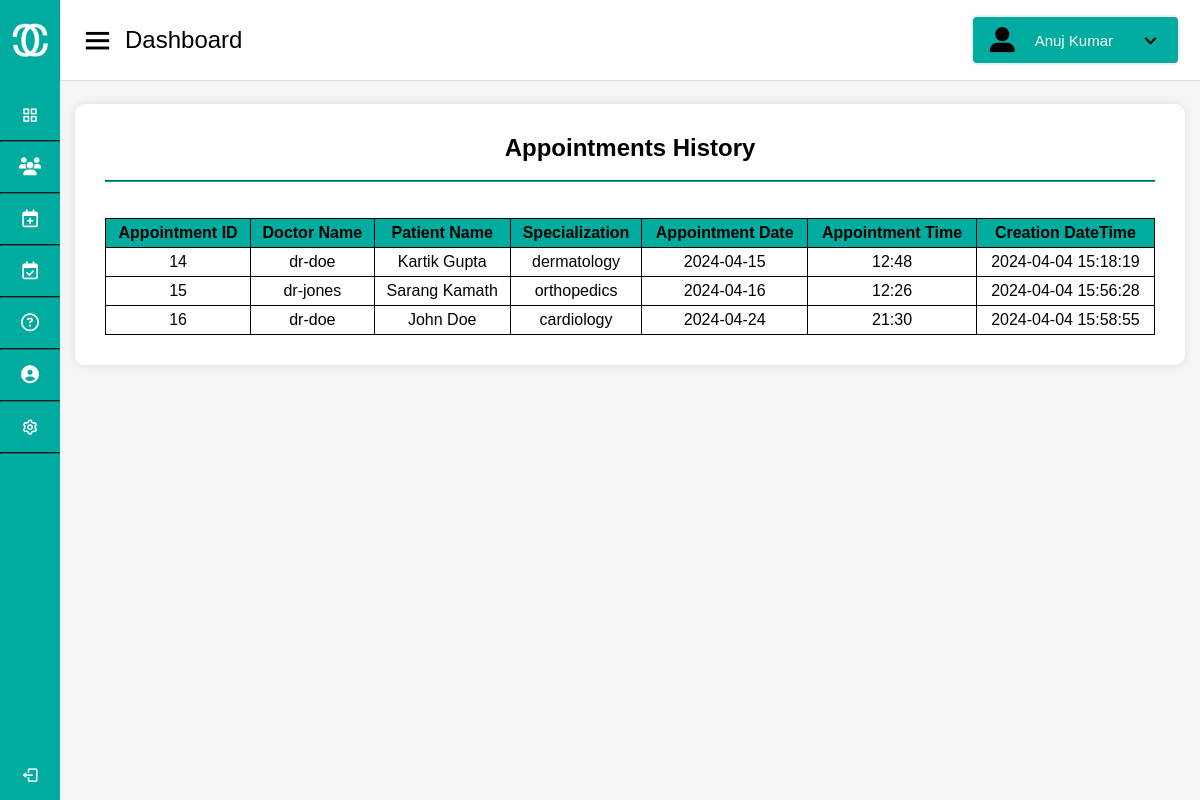
Screenshot of /Doctor/appointments-history.php with the database file from the repository.
### tables this page shows
CREATE TABLE `appointment` (
  `id` int(11) NOT NULL,
  `doctorSpecialization` varchar(255) DEFAULT NULL,
  `doctor` varchar(255) NOT NULL,
  `P_name` varchar(255) NOT NULL,
  `consultancyFees` int(11) DEFAULT NULL,
  `appointmentDate` varchar(255) DEFAULT NULL,
  `appointmentTime` varchar(255) DEFAULT NULL,
  `postingDate` timestamp NULL DEFAULT current_timestamp(),
  `updationDate` timestamp NULL DEFAULT NULL ON UPDATE current_timestamp()
);

### Doctor/appointments-history.php (the view, shortened to what this page needs)
<!DOCTYPE html>
<html lang="en" dir="ltr">
  <head>
    <link rel="stylesheet" href="style.css" />
    <link href="https://unpkg.com/boxicons@2.0.7/css/boxicons.min.css" rel="stylesheet" />
  </head>
  <body onload="onload()">
    <div class="sidebar">
      <div class="logo-details">
        <img src="logo.png" alt="logo">
        <span class="logo_name">CureConnect</span>
      </div>
      <ul class="nav-links">
        <li>
          <a href="index.html" >
            <i class="bx bx-grid-alt"></i>
            <span class="links_name">Dashboard</span>
          </a>
        </li>
        <hr>
        <li>
          <a href="search_patient.php">
            <i class="fa-solid fa-users"></i>
            <span class="links_name">Search Patients</span>
          </a>
          </li>
          <hr>
        <li>
          <a href="manage-appointment.php">
            <i class="fa-regular fa-calendar-plus"></i>
            <span class="links_name">Manage Appointments</span>
          </a>
          </li>
          <hr>
        <li>
          <a href="appointments-history.php">
            <i class="fa-regular fa-calendar-check"></i>
            <span class="links_name">Appointments History</span>
          </a>
        </li>
        <hr>
        <li>
          <a href="contact-us.html">
            <i class="fa-regular fa-circle-question"></i>
            <span class="links_name">Support</span>
          </a>
        </li>
        <hr>
        <li>
          <a href="main-update.php">
            <i class="fa-solid fa-circle-user"></i>
            <span class="links_name">Manage Profile</span>
          </a>
        </li>
        <hr>
        <li>
          <a href="settings.html">
            <i class="bx bx-cog"></i>
            <span class="links_name">Settings</span>
          </a>
        </li>
        <hr>
        <li class="log_out">
          <a href="#">
            <i class="bx bx-log-out"></i>
            <span class="links_name">Log out</span>
          </a>
        </li>
      </ul>
    </div>
    <section class="home-section">
      <nav>
        <div class="sidebar-button">
          <i class="bx bx-menu sidebarBtn"></i>
          <span class="dashboard">Dashboard</span>
        </div>
        <button class="profile-details dropbtn dropdown" onclick="toggleDropdown()">
          <i class="fa-solid fa-user-large"></i>
          <span class="admin_name">Anuj Kumar</span>
          <i class="bx bx-chevron-down"></i>
        </button>
      </nav>
      <div class="home-content">
        <div class="main">
          <div class="main-head">
            <h2>Appointments History</h2><br><hr><br><br>
          </div>
          <div class="table-container">
<table>
<tr>
    <th>Appointment ID</th>
    <th>Doctor Name</th>
    <th>Patient Name</th>
    <th>Specialization</th>
    <th>Appointment Date</th>
    <th>Appointment Time</th>
    <th>Creation DateTime</th>
  </tr>
  <?php
$servername = "localhost";
$username = "root";
$password = '';
$dbname = "hms";
$conn = new mysqli($servername, $username, $password, $dbname);
$sql = "SELECT * FROM appointment";
$result = $conn->query($sql);
if ($result->num_rows > 0) {
    while ($row = $result->fetch_assoc()) {
        echo "<tr>";
        echo "<td>" . $row['id'] . "</td>";;
        echo "<td>" . $row['doctor'] . "</td>";
        echo "<td>" . $row['P_name'] . "</td>";
        echo "<td>" . $row['doctorSpecialization'] . "</td>";
        echo "<td>" . $row['appointmentDate'] . "</td>";
        echo "<td>" . $row['appointmentTime'] . "</td>";
        echo "<td>" . $row['postingDate'] . "</td>";
        echo "</tr>";
    }
} else {
    echo "<tr><td colspan='7'>No appointments found</td></tr>";
}
?>
</table>
</div>
        </div>
      </div>
  </body>
</html>

### Doctor/style.css (style rules this page uses)
:root { --light-primary-color: white; --light-secondary-color: #6c757d; --light-main-color: #00ab9f; }
* { margin: 0; padding: 0; box-sizing: border-box; font-family: 'Poppins', sans-serif; text-decoration: none; }
.sidebar { position: fixed; height: 100%; width: 240px; background: #00ab9f; transition: all 0.5s ease; }
.light-mode .sidebar hr { border-color: #15706a; }
.sidebar .logo-details { height: 80px; display: flex; align-items: center; }
.sidebar .logo-details img { width: 40px; height: auto; margin: 10px; }
.sidebar .logo-details .logo_name { color: #fff; font-size: 24px; font-weight: 500; }
.sidebar .nav-links { margin-top: 10px; }
.sidebar .nav-links li { position: relative; list-style: none; height: 50px; }
.sidebar .nav-links li a { color: white; }
.light-mode .sidebar .nav-links li a { background-color: #00ab9f; }
.sidebar .nav-links li a { height: 100%; width: 100%; display: flex; align-items: center; }
.sidebar .nav-links li i { min-width: 60px; text-align: center; font-size: 18px; }
.sidebar .nav-links li a .links_name { font-size: 15px; font-weight: 400; white-space: nowrap; }
.sidebar .nav-links .log_out { position: absolute; bottom: 0; width: 100%; }
.light-mode .home-section { background: #f5f5f5; }
.home-section { position: relative; min-height: 100vh; width: calc(100% - 240px); left: 240px; transition: all 0.5s ease; }
.light-mode .home-section nav { background: #fff; }
.home-section nav { display: flex; justify-content: space-between; height: 80px; display: flex; align-items: center; position: fixed; width: calc(100% - 240px); left: 240px; z-index: 100; padding: 0 20px; box-shadow: 0 1px 1px rgba(0, 0, 0, 0.1); transition: all 0.5s ease; }
.home-section nav .sidebar-button { display: flex; align-items: center; font-size: 24px; font-weight: 500; }
nav .sidebar-button i { font-size: 35px; margin-right: 10px; }
.profile-details { position: relative; }
.dropbtn { cursor: pointer; }
.light-mode .home-section nav .profile-details { background: #00ab9f; border-color: #EFEEF1; }
.home-section nav .profile-details { display: flex; align-items: center; color: white; border: 2px solid; border-radius: 6px; height: 50px; min-width: 190px; padding: 0 15px 0 2px; justify-content: space-between; }
nav .profile-details .admin_name { font-size: 15px; font-weight: 500; margin: 0 10px; white-space: nowrap; padding-left: 10px; }
nav .profile-details i { padding-left: 15px; font-size: 25px; color: black; }
.home-section .home-content { position: relative; padding-top: 104px; }
@media (max-width: 1240px) { .sidebar { width: 60px; } }
@media (max-width: 1240px) { .home-section { width: calc(100% - 60px); left: 60px; } }
@media (max-width: 1240px) { .home-section nav { width: calc(100% - 60px); left: 60px; } }
.light-mode .main { background-color: white; }
.main { margin: 15px; margin-top: 0; padding: 30px; box-shadow: 0px 0px 10px rgba(0, 0, 0, 0.1); border-radius: 10px; }
.main h2 { text-align: center; }
.main hr { border-color: #00ab9f; }
.main-head { display: block; width: 100%; }
.main table { width: 100%; border-collapse: collapse; }
.main th, .main td { border: 1px solid black; padding: 5px; text-align: center; text-overflow: auto; padding: 5px; white-space: nowrap; }
.main th { background-color: #00ab9f; color: black; }
.table-container { overflow-y: auto; }

### rows the page displays
appointment: id "14", doctor "dr-doe", P_name "Kartik Gupta", doctorSpecialization "dermatology", appointmentDate "2024-04-15", appointmentTime "12:48", postingDate "2024-04-04 15:18:19"
appointment: id "15", doctor "dr-jones", P_name "Sarang Kamath", doctorSpecialization "orthopedics", appointmentDate "2024-04-16", appointmentTime "12:26", postingDate "2024-04-04 15:56:28"
appointment: id "16", doctor "dr-doe", P_name "John Doe", doctorSpecialization "cardiology", appointmentDate "2024-04-24", appointmentTime "21:30", postingDate "2024-04-04 15:58:55"
